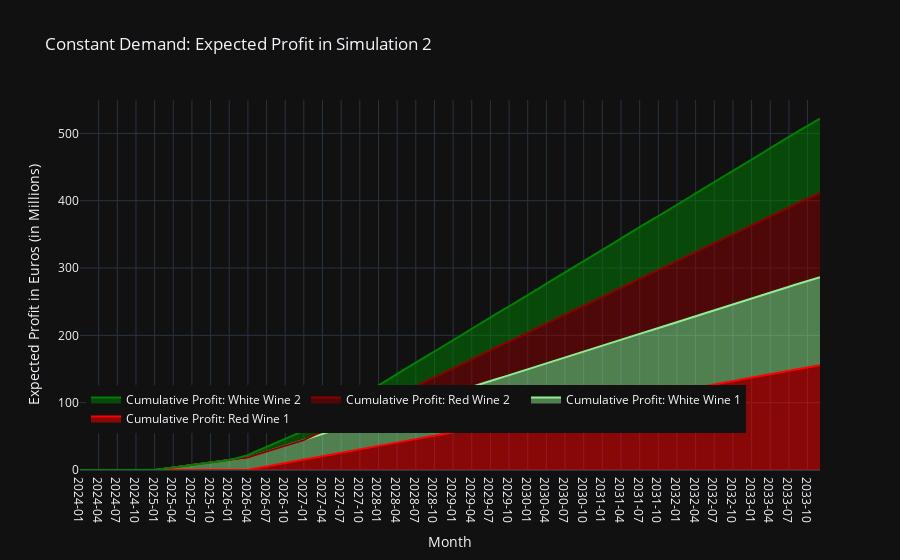

Notebook source saved alongside this figure:
### Code cell
# Assuming df is your DataFrame containing the data
df = df1_sim2.copy()

# Aggregating the total demand for Red and White wine across all months for each country
red_columns_1 = [col for col in df.columns if 'Red_1' in col]
white_columns_1 = [col for col in df.columns if 'White_1' in col]
red_columns_2 = [col for col in df.columns if 'Red_2' in col]
white_columns_2 = [col for col in df.columns if 'White_2' in col]

# Convert 'Month' to datetime for proper sorting and display
df['Month'] = pd.to_datetime(df['Month'])

# Aggregate monthly total demand for Red and White wine across all countries
df['Total_Red_Demand_1'] = df[red_columns_1].sum(axis=1)
df['Total_White_Demand_1'] = df[white_columns_1].sum(axis=1)
df['Total_Red_Demand_2'] = df[red_columns_2].sum(axis=1)
df['Total_White_Demand_2'] = df[white_columns_2].sum(axis=1)

# Calculate cumulative sum for each type of wine
df['Cumulative_Red_Demand_1'] = df['Total_Red_Demand_1'].cumsum() * 125 # 'Red_Wine_1': 125,
df['Cumulative_White_Demand_1'] = df['Total_White_Demand_1'].cumsum() * 90 # 'White_Wine_1': 90,
df['Cumulative_Red_Demand_2'] = df['Total_Red_Demand_2'].cumsum() * 260 # 'Red_Wine_2': 260,
df['Cumulative_White_Demand_2'] = df['Total_White_Demand_2'].cumsum() * 200 # 'White_Wine_2': 200,

# Extracting year-month for the x-axis
df['Year_Month'] = df['Month'].dt.strftime('%Y-%m')

# Create stacked line plot
fig = go.Figure()

# Stacked red wine demand 1
fig.add_trace(go.Scatter(
    x=df['Year_Month'],
    y=df['Cumulative_Red_Demand_1'],
    mode='lines',
    name='Cumulative Profit: Red Wine 1',
    stackgroup='one',
    line=dict(color='red')
))

# Stacked white wine demand 1
fig.add_trace(go.Scatter(
    x=df['Year_Month'],
    y=df['Cumulative_White_Demand_1'],
    mode='lines',
    name='Cumulative Profit: White Wine 1',
    stackgroup='one',
    line=dict(color='lightgreen')
))

# Stacked red wine demand 2
fig.add_trace(go.Scatter(
    x=df['Year_Month'],
    y=df['Cumulative_Red_Demand_2'],
    mode='lines',
    name='Cumulative Profit: Red Wine 2',
    stackgroup='one',
    line=dict(color='darkred')
))

# Stacked white wine demand 2
fig.add_trace(go.Scatter(
    x=df['Year_Month'],
    y=df['Cumulative_White_Demand_2'],
    mode='lines',
    name='Cumulative Profit: White Wine 2',
    stackgroup='one',
    line=dict(color='green')
))

fig.update_layout(
    title="Constant Demand: Expected Profit in Simulation 2",
    xaxis_title="Month",
    yaxis_title="Expected Profit in Euros (in Millions)",
    hovermode="x unified",
    xaxis={'type': 'category'},  #
)
fig.update_layout(template='plotly_dark')
fig.update_layout(
    legend=dict(
        x=0.9, # Adjusts the x position to be towards the right
        y=0.1, # Adjusts the y position to be towards the bottom
        orientation="h", # Makes the legend items align horizontally
        xanchor='right', # Anchors the legend's right side to the x position
        yanchor='bottom' # Anchors the legend's bottom to the y position
    )
)

fig.show()
